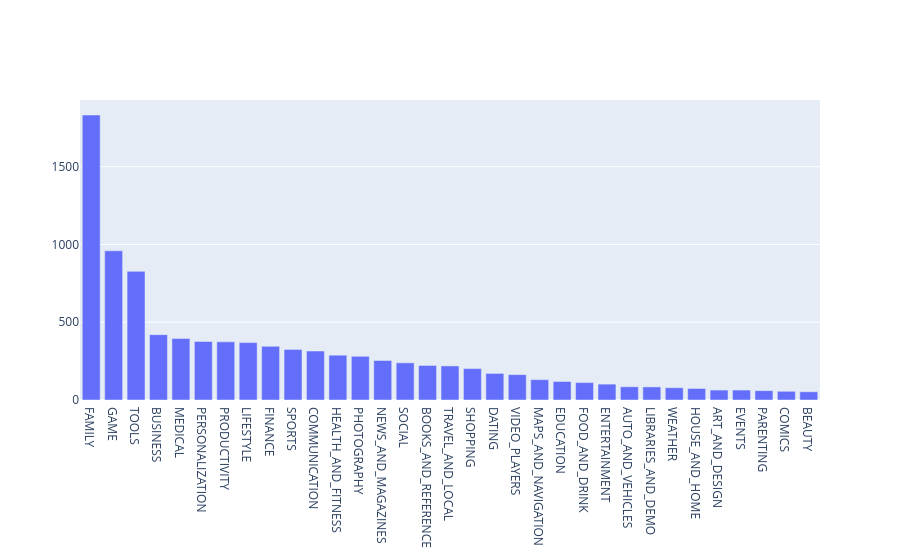

The notebook cell saved with this chart:
### Markdown cell above
## 4. Exploring app categories
<p>With more than 1 billion active users in 190 countries around the world, Google Play continues to be an important distribution platform to build a global audience. For businesses to get their apps in front of users, it's important to make them more quickly and easily discoverable on Google Play. To improve the overall search experience, Google has introduced the concept of grouping apps into categories.</p>
<p>This brings us to the following questions:</p>
<ul>
<li>Which category has the highest share of (active) apps in the market? </li>
<li>Is any specific category dominating the market?</li>
<li>Which categories have the fewest number of apps?</li>
</ul>
<p>We will see that there are <code>33</code> unique app categories present in our dataset. <em>Family</em> and <em>Game</em> apps have the highest market prevalence. Interestingly, <em>Tools</em>, <em>Business</em> and <em>Medical</em> apps are also at the top.</p>

### Code cell
import plotly
plotly.offline.init_notebook_mode(connected=True)
import plotly.graph_objs as go

# Print the total number of unique categories
num_categories = len(apps['Category'].unique())
print('Number of categories = ', num_categories)

# Count the number of apps in each 'Category'
num_apps_in_category = apps['Category'].value_counts()

# Sort num_apps_in_category in descending order
sorted_num_apps_in_category = num_apps_in_category.sort_values(ascending=False)

data = [go.Bar(
        x = num_apps_in_category.index,
        y = num_apps_in_category.values,
)]

plotly.offline.iplot(data)

### Figure 1 — Plotly figure (JSON) as saved in the notebook; plotly's stock layout.template omitted (floating-point values rounded to 4 significant figures)
{"data": [{"type": "bar", "x": ["FAMILY", "GAME", "TOOLS", "BUSINESS", "MEDICAL", "PERSONALIZATION", "PRODUCTIVITY", "LIFESTYLE", "FINANCE", "SPORTS", "COMMUNICATION", "HEALTH_AND_FITNESS", "PHOTOGRAPHY", "NEWS_AND_MAGAZINES", "SOCIAL", "BOOKS_AND_REFERENCE", "TRAVEL_AND_LOCAL", "SHOPPING", "DATING", "VIDEO_PLAYERS", "MAPS_AND_NAVIGATION", "EDUCATION", "FOOD_AND_DRINK", "ENTERTAINMENT", "AUTO_AND_VEHICLES", "LIBRARIES_AND_DEMO", "WEATHER", "HOUSE_AND_HOME", "ART_AND_DESIGN", "EVENTS", "PARENTING", "COMICS", "BEAUTY"], "y": [1832, 959, 827, 420, 395, 376, 374, 369, 345, 325, 315, 288, 281, 254, 239, 222, 219, 202, 171, 163, 131, 119, 112, 102, 85, 84, 79, 74, 64, 64, 60, 56, 53]}], "layout": {}}
